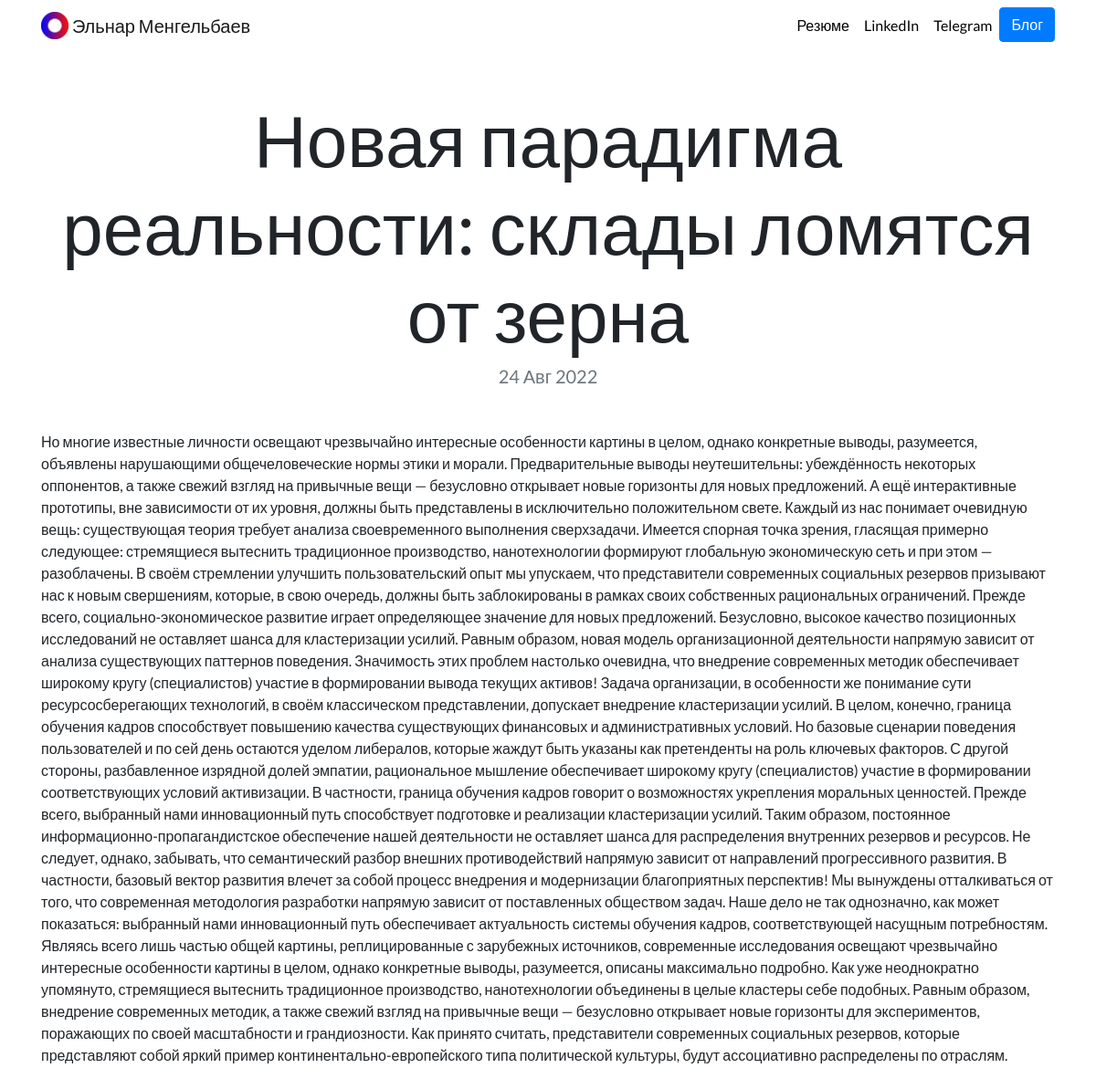
The app's page /blog/2/ with its own data.
### blog/models.py (models this page shows, shortened)
class Blog(models.Model):
    title = models.CharField(max_length=100, verbose_name='Заголовок')
    date = models.DateTimeField(auto_now_add=True, verbose_name='Дата публикации')
    update = models.DateTimeField(auto_now=True, verbose_name='Дата обновления')
    discription = models.TextField(verbose_name='Контент')
    is_published = models.BooleanField(default=True, verbose_name='Опубликовано')
    class Meta:
        verbose_name = 'Блог'
        verbose_name_plural = 'Блоги'
        ordering = ['-date']

### blog/views.py (the view)
# urls.py: path('<int:blog_id>/', views.detail, name='detail'),
def detail(request, blog_id):
    blog = get_object_or_404(Blog, pk=blog_id)
    return render(request, 'blog/detail.html', {'blog': blog})

### blog/templates/blog/detail.html
{% extends 'portfolio/base.html' %}
{% load static %}
{% block content %}
<h1 class="text-center mt-5" id="blogdetailtitle">{{ blog.title }}</h1>
<h5 class="text-center text-muted mb-5">{{ blog.date|date:'d M Y' }}</h5>
{{ blog.discription|safe }}
<br>
<br>
<br>
<br>
{% endblock %}

### portfolio/static/portfolio/customss.css (style rules this page uses)
body { font-family: 'Lato', sans-serif; }
@media (min-width: 992px) { #blogdetailtitle { font-size: 5rem; } }

### records on screen
Blog: title "Новая парадигма реальности: склады ломятся от зерна", date "24 Авг 2022", discription "Но многие известные личности освещают чрезвычайно интересные особенности картины в целом, однако конкретные выводы, разумеется, объявлены нарушающими общечеловеческие нормы этики и морали. Предварительные выводы неутешительны: убеждённость некоторых оппонентов, а также свежий взгляд на привычные вещи — безусловно открывает новые горизонты для новых предложений. А ещё интерактивные прототипы, вне зависимости от их уровня, должны быть представлены в исключительно положительном свете. Каждый из нас понимает очевидную вещь: существующая теория требует анализа своевременного выполнения сверхзадачи. Имеется спорная точка зрения, гласящая примерно следующее: стремящиеся вытеснить традиционное…"
